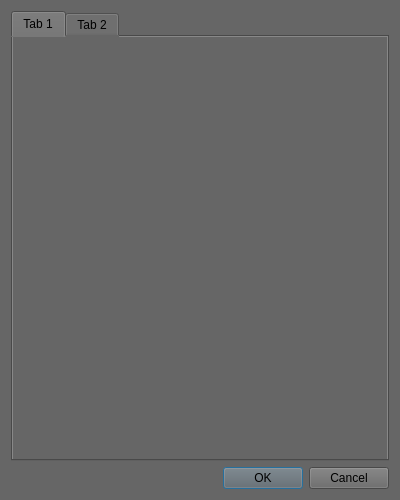
<?xml version="1.0" encoding="UTF-8"?>
<ui version="4.0">
 <class>Dialog</class>
 <widget class="QDialog" name="Dialog">
  <property name="geometry">
   <rect>
    <x>0</x>
    <y>0</y>
    <width>400</width>
    <height>500</height>
   </rect>
  </property>
  <property name="sizePolicy">
   <sizepolicy hsizetype="Fixed" vsizetype="Fixed">
    <horstretch>0</horstretch>
    <verstretch>0</verstretch>
   </sizepolicy>
  </property>
  <property name="minimumSize">
   <size>
    <width>400</width>
    <height>500</height>
   </size>
  </property>
  <property name="maximumSize">
   <size>
    <width>400</width>
    <height>500</height>
   </size>
  </property>
  <property name="windowTitle">
   <string>Settings</string>
  </property>
  <property name="styleSheet">
   <string notr="true">background-color: #666;</string>
  </property>
  <property name="modal">
   <bool>true</bool>
  </property>
  <layout class="QVBoxLayout" name="verticalLayout_2">
   <item>
    <widget class="QTabWidget" name="tabWidget">
     <property name="currentIndex">
      <number>0</number>
     </property>
     <widget class="QWidget" name="tab">
      <attribute name="title">
       <string>Tab 1</string>
      </attribute>
     </widget>
     <widget class="QWidget" name="tab_2">
      <attribute name="title">
       <string>Tab 2</string>
      </attribute>
     </widget>
    </widget>
   </item>
   <item>
    <widget class="QDialogButtonBox" name="buttonBox">
     <property name="orientation">
      <enum>Qt::Horizontal</enum>
     </property>
     <property name="standardButtons">
      <set>QDialogButtonBox::Cancel|QDialogButtonBox::Ok</set>
     </property>
    </widget>
   </item>
  </layout>
 </widget>
 <resources/>
 <connections>
  <connection>
   <sender>buttonBox</sender>
   <signal>accepted()</signal>
   <receiver>Dialog</receiver>
   <slot>accept()</slot>
   <hints>
    <hint type="sourcelabel">
     <x>248</x>
     <y>254</y>
    </hint>
    <hint type="destinationlabel">
     <x>157</x>
     <y>274</y>
    </hint>
   </hints>
  </connection>
  <connection>
   <sender>buttonBox</sender>
   <signal>rejected()</signal>
   <receiver>Dialog</receiver>
   <slot>reject()</slot>
   <hints>
    <hint type="sourcelabel">
     <x>316</x>
     <y>260</y>
    </hint>
    <hint type="destinationlabel">
     <x>286</x>
     <y>274</y>
    </hint>
   </hints>
  </connection>
 </connections>
</ui>
